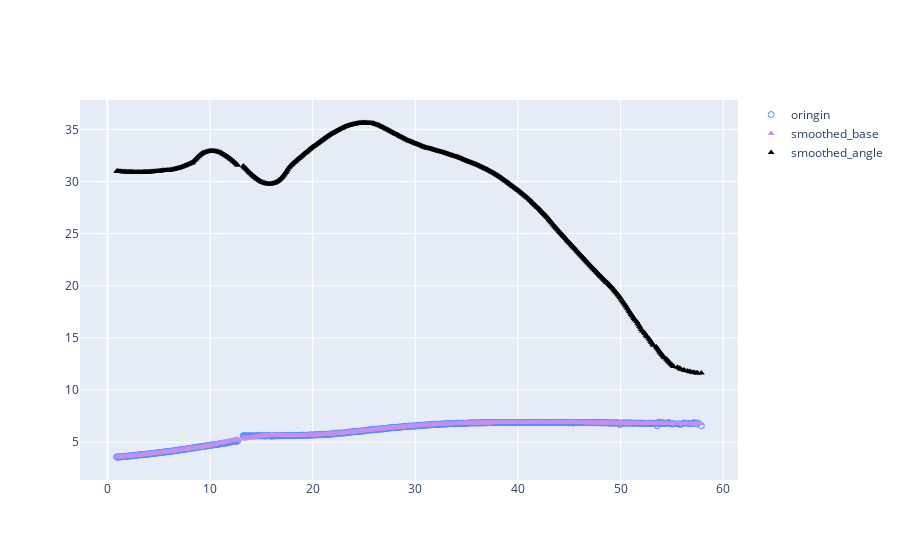

Notebook cell for this chart:
### Code cell
fig = go.Figure()

fig.add_trace(go.Scatter(
    x = data['Graph_Secs'],
    y=data['Data_Base'],
    mode='markers',
    marker=dict(
        size=6,
        color='#5E88FC',
        symbol='circle-open'
    ),
    name='oringin'
))

fig.add_trace(go.Scatter(
    x = data['Graph_Secs'],
    y=savgol_filter(data['Data_Base'], window_length=99, polyorder=3),  # setting degree to 10
    mode='markers',
    marker=dict(
        size=6,
        color='#C190F0',
        symbol='triangle-up'
    ),
    name='smoothed_base'
))

fig.add_trace(go.Scatter(
    x = data['Graph_Secs'],
    y=savgol_filter(data['Data_Angle'], window_length=99, polyorder=3),  # setting degree to 10
    mode='markers',
    marker=dict(
        size=6,
        color='black',
        symbol='triangle-up'
    ),
    name='smoothed_angle'
))

fig.show()

### Figure 1 — Plotly figure (JSON) as saved in the notebook; plotly's stock layout.template omitted (floating-point values rounded to 4 significant figures; data arrays with more than 128 entries replaced by an {"elided": "..."} marker saying what was removed)
{"data": [{"marker": {"color": "#5E88FC", "size": 6, "symbol": "circle-open"}, "mode": "markers", "name": "oringin", "type": "scatter", "x": {"elided": "608 float values"}, "y": {"elided": "608 float values"}}, {"marker": {"color": "#C190F0", "size": 6, "symbol": "triangle-up"}, "mode": "markers", "name": "smoothed_base", "type": "scatter", "x": {"elided": "608 float values"}, "y": {"elided": "608 float values"}}, {"marker": {"color": "black", "size": 6, "symbol": "triangle-up"}, "mode": "markers", "name": "smoothed_angle", "type": "scatter", "x": {"elided": "608 float values"}, "y": {"elided": "608 float values"}}], "layout": {}}
